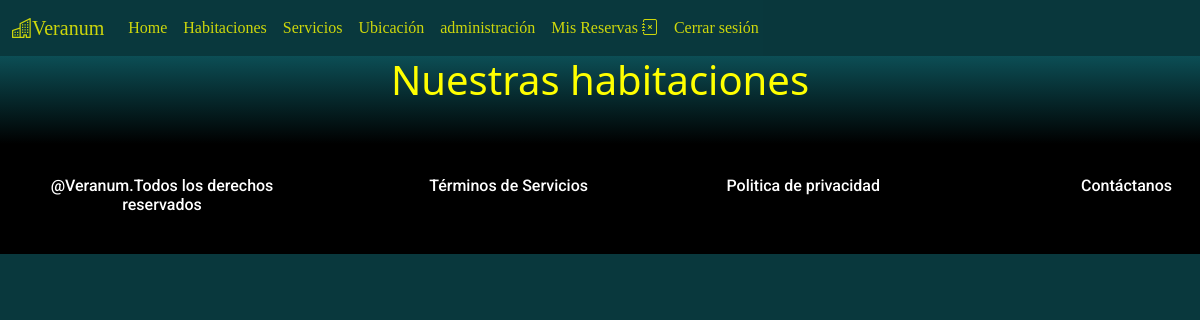
Page /habitaciones (signed in) on the earlier database version.
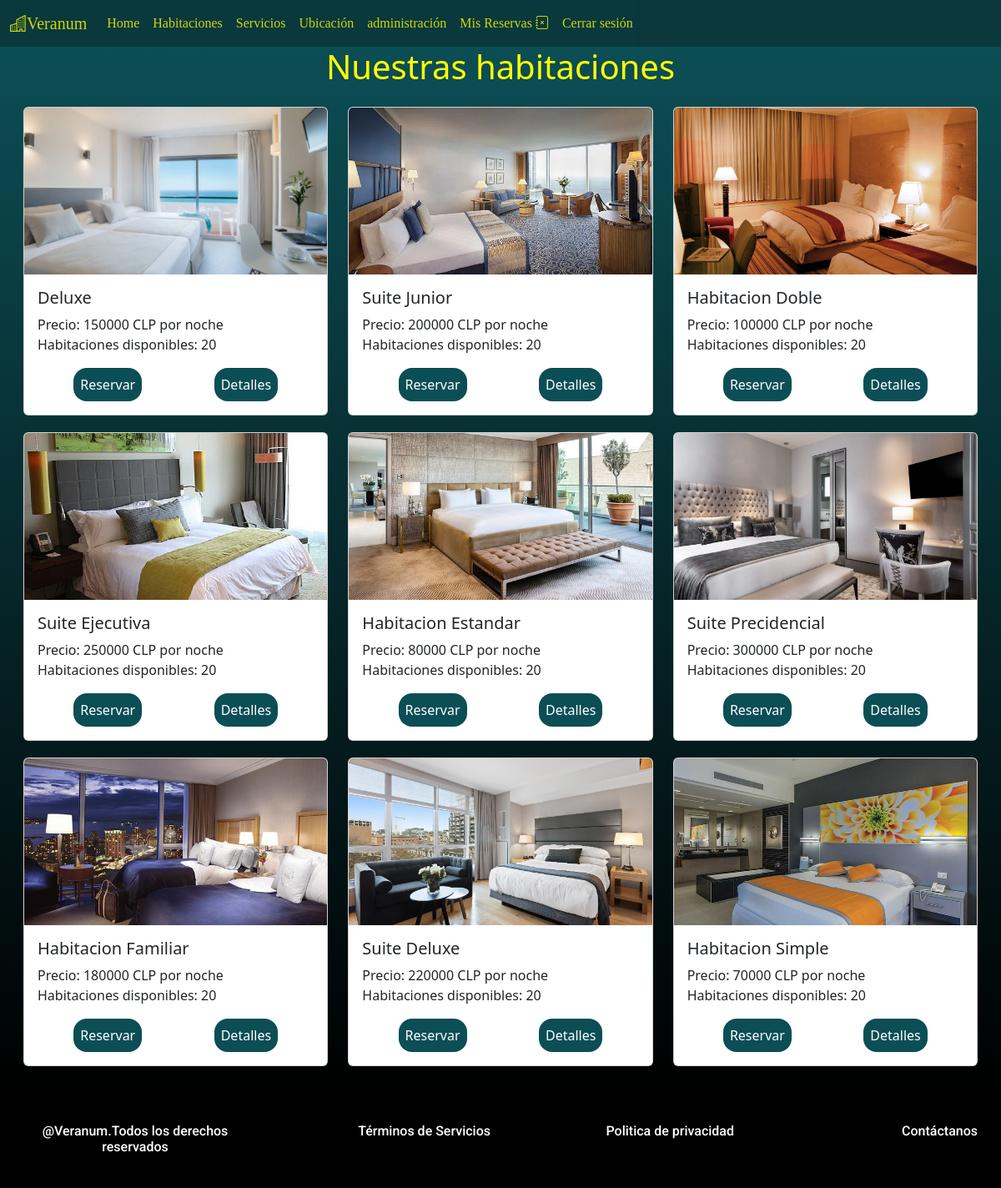
Same page on the later database version.
### core/models.py (models this page shows, shortened)
class Habitacione(models.Model):
    id_habitacion = models.AutoField(primary_key=True)
    tipo_habitacion = models.CharField(max_length=100)
    cantidad_banios = models.IntegerField()
    capacidad_persona = models.IntegerField()
    precio = models.IntegerField()
    imagen = models.CharField(max_length=2555)
    unidades_disponibles = models.IntegerField()
    hotel = models.ForeignKey(Hotel,on_delete=models.CASCADE)

### core/views.py (the view)
# urls.py: path('habitaciones',habitaciones,name='habitaciones'),
def habitaciones(request):
    habitaciones = Habitacione.objects.all()
    reservas = Reserva.objects.filter(email_propietario = request.user.email)
    return render(request,'habitaciones.html',{"habitaciones":habitaciones,
                                               "reservas":reservas})

### core/models.py (called while the page is built)
    def __str__(self):
        return self.direccion

### core/templates/habitaciones.html (shortened to what this page needs)
{% extends "base.html" %}
{% load static %}
{% block estilos %}
<link rel="stylesheet" href="{% static 'css/habitacion.css' %}">
{% endblock estilos %}
{% block contenido %}
<main class="container-fluid">
    <h1>Nuestras habitaciones</h1>
    <section class="row">
        {% for item in habitaciones %}
        <div class="col-md-4 room-card">
            <div class="card h-100">
                <img src="{{item.imagen}}" class="card-img-top" width="450" alt="{{item.imagen}}" />
                <div class="card-body">
                    <h5 class="card-title">{{item.tipo_habitacion}}</h5>
                    <p class="card-text">Precio: {{item.precio}} CLP por noche <br> Habitaciones disponibles:
                        {{item.unidades_disponibles}}</p>
                    <div class="info-reserva">
                        {% if item.unidades_disponibles == 0 %}
                        <button id="no-cupos">Reservar</button>
                        {% else %}
                        <button data-bs-toggle="modal" data-bs-target="#exampleModal1" id="reservar"
                            data-tipo="{{item.tipo_habitacion}}" data-banios="{{item.cantidad_banios}}"
                            data-capacidad="{{item.capacidad_persona}}" data-cupos="{{item.unidades_disponibles}}"
                            data-hotel="{{item.hotel}}" data-name="{{item.tipo_habitacion}}">Reservar</button>
                        {% endif %}
                        <button data-bs-toggle="modal" data-bs-target="#exampleModal" id="detalles"
                            data-tipo="{{item.tipo_habitacion}}" data-banios="{{item.cantidad_banios}}"
                            data-capacidad="{{item.capacidad_persona}}" data-cupos="{{item.unidades_disponibles}}"
                            data-hotel="{{item.hotel}}">Detalles</button>
                    </div>
                </div>
            </div>
        </div>
        {% endfor %}
    </section>
</main>
{% endblock contenido %}

### core/templates/base.html (shortened to what this page needs)
{% load static %}
<!DOCTYPE html>
<html lang="es">
<head>
    <link href="https://cdn.jsdelivr.net/npm/bootstrap@5.3.3/dist/css/bootstrap.min.css" rel="stylesheet"
>
    <link rel="stylesheet" href="https://cdn.jsdelivr.net/npm/bootstrap-icons@1.11.3/font/bootstrap-icons.min.css">
    <link rel="stylesheet" href="{% static 'css/base.css' %}">
    {% block estilos %}
    {% endblock %}
</head>
<body>
    <header>
        <nav class="navbar navbar-expand-lg bg-body-tertiary">
            <div class="container-fluid">
                <a class="navbar-brand" href="{% url 'home'%}"><i class="bi bi-buildings"></i>Veranum</a>
                <div class="collapse navbar-collapse" id="navbarNav">
                    <ul class="navbar-nav">
                        <li class="nav-item">
                            <a class="nav-link active" aria-current="page" href="{% url 'home' %}">Home</a>
                        </li>
                        <li class="nav-item">
                            <a class="nav-link active" href="{% url 'habitaciones' %}">Habitaciones</a>
                        </li>
                        <li class="nav-item">
                            <a class="nav-link active" href="{% url 'services' %}">Servicios</a>
                        </li>
                        <li class="nav-item">
                            <a class="nav-link active" href="{% url 'ubicacion' %}">Ubicación</a>
                        </li>
                        {% if user.is_staff %}
                        <li class="nav-item">
                            <a class="nav-link active" aria-current="page" href="http://127.0.0.1:8000/admin/">administración</a>
                        </li>
                        {% endif %}
                        {% if user.is_authenticated%}
                        <li class="nav-item">
                            <a class="nav-link active mis-reservas" href="{% url 'reservas' %}">Mis Reservas <i class="bi bi-journal-x"></i></a>
                        </li>
                        <form class="nav-item" action="{% url 'logout' %}" method="post" >
                            <button type="submit" id="Cerrar" class="nav-link active">Cerrar sesión</button>
                        </form>
                        {% else %}
                        <li class="nav-item">
                            <a class="nav-link active" aria-current="page" href="{% url 'login' %}">Inicio de Sesión</a>
                        </li>
                        {% endif %}
                    </ul>
                </div>
            </div>
        </nav>
    </header>
    {% block contenido %}
    {% endblock %}
    <footer class="container-fluid">
        <section class="row">
            <div class="col">
                <h6>@Veranum.Todos los derechos reservados</h6>
            </div>
            <div class="col">
                <h6><a aria-current="page" href="{% url 'terminos' %}">Términos de Servicios</a></h6>
            </div>
            <div class="col">
                <h6><a aria-current="page" href="{% url 'privacidad' %}">Politica de privacidad</a></h6>
            </div>
            <div class="col">
                <h6><a href="http://127.0.0.1:8000/#contact">Contáctanos</a></h6>
            </div>
        </section>
    </footer>
</body>
</html>

### core/static/css/base.css (style rules this page uses)
body { background-color: #09383D; }
.bg-body-tertiary { background-color: #09383D !important; opacity: 80%; }
.navbar-nav .nav-link.active, .navbar-brand { font-family: "Playfair Display", serif; color: yellow; }
footer, footer>section { padding: 2vh; background-color: black; }
footer>section>div>h6>a, footer>section>div>h6 { font-family: "Roboto", sans-serif; color: white; text-decoration: none; text-align: center ; }
footer>section>div:nth-child(2), footer>section>div:nth-child(3), footer>section>div:nth-child(4) { display: flex; justify-content: end; }

### core/static/css/habitacion.css (style rules this page uses)
main { background: linear-gradient(#0c4e55, black); }
section { padding: 2vh; }
main>h1 { color: yellow; text-align: center; }
.room-card { margin-bottom: 20px; }
.card-img-top { height: 200px; object-fit: cover; }
.card { display: flex; flex-direction: column; }
.card-body { flex-grow: 1; }
#reservar { border-radius: 2vh; padding: 1vh; background-color: #0c4e55; color: white; text-decoration: none; }
.info-reserva { display: flex; justify-content: space-around; }
.info-reserva > button { padding: 1vh; border-radius: 2vh; background-color: #0c4e55; border: none; outline: none; color: white; }

Differences in the rows shown:
added Habitacione: imagen (picture), tipo_habitacion "Deluxe", precio "150000", unidades_disponibles "20"
added Habitacione: imagen (picture), tipo_habitacion "Suite Junior", precio "200000", unidades_disponibles "20"
added Habitacione: imagen (picture), tipo_habitacion "Habitacion Doble", precio "100000", unidades_disponibles "20"
added Habitacione: imagen (picture), tipo_habitacion "Suite Ejecutiva", precio "250000", unidades_disponibles "20"
added Habitacione: imagen (picture), tipo_habitacion "Habitacion Estandar", precio "80000", unidades_disponibles "20"
added Habitacione: imagen (picture), tipo_habitacion "Suite Precidencial", precio "300000", unidades_disponibles "20"
added Habitacione: imagen (picture), tipo_habitacion "Habitacion Familiar", precio "180000", unidades_disponibles "20"
added Habitacione: imagen (picture), tipo_habitacion "Suite Deluxe", precio "220000", unidades_disponibles "20"
added Habitacione: imagen (picture), tipo_habitacion "Habitacion Simple", precio "70000", unidades_disponibles "20"
